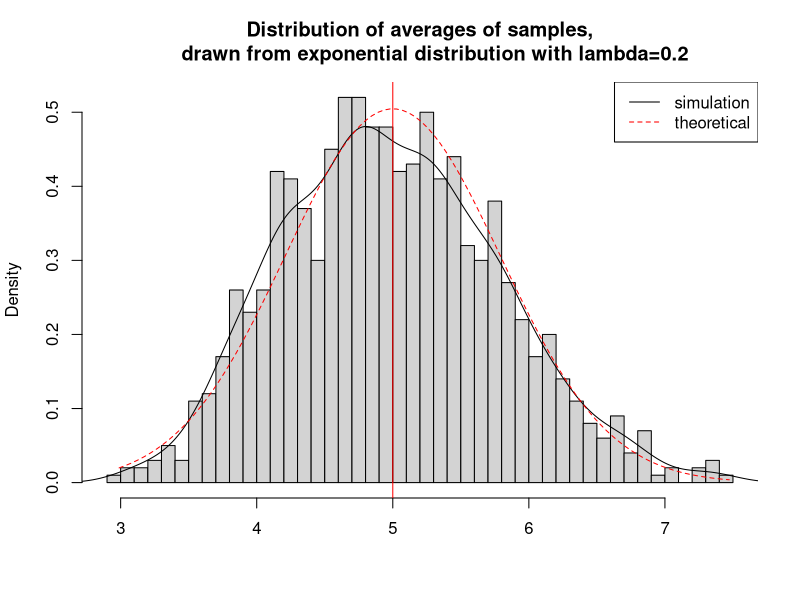

Write R code to recreate this figure.
## ---- chunk 1
set.seed(3)
lambda <- 0.2
num_sim <- 1000
sample_size <- 40
sim <- matrix(rexp(num_sim*sample_size, rate=lambda), num_sim, sample_size)
row_means <- rowMeans(sim)
## ---- chunk 2
hist(row_means, breaks=50, prob=TRUE,
     main="Distribution of averages of samples,
     drawn from exponential distribution with lambda=0.2",
     xlab="")
# density of the averages of samples
lines(density(row_means))
# theoretical center of distribution
abline(v=1/lambda, col="red")
# theoretical density of the averages of samples
xfit <- seq(min(row_means), max(row_means), length=100)
yfit <- dnorm(xfit, mean=1/lambda, sd=(1/lambda/sqrt(sample_size)))
lines(xfit, yfit, pch=22, col="red", lty=2)
# add legend
legend('topright', c("simulation", "theoretical"), lty=c(1,2), col=c("black", "red"))
## ---- chunk 3
  
